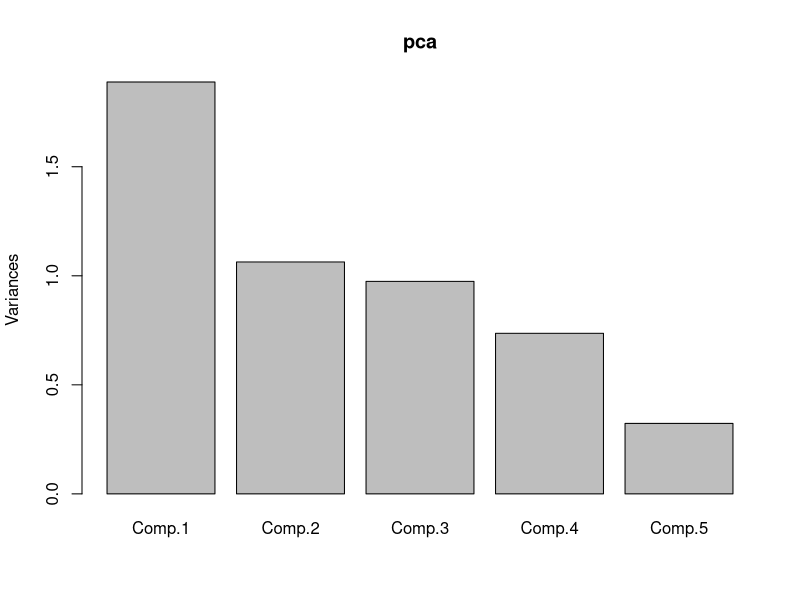
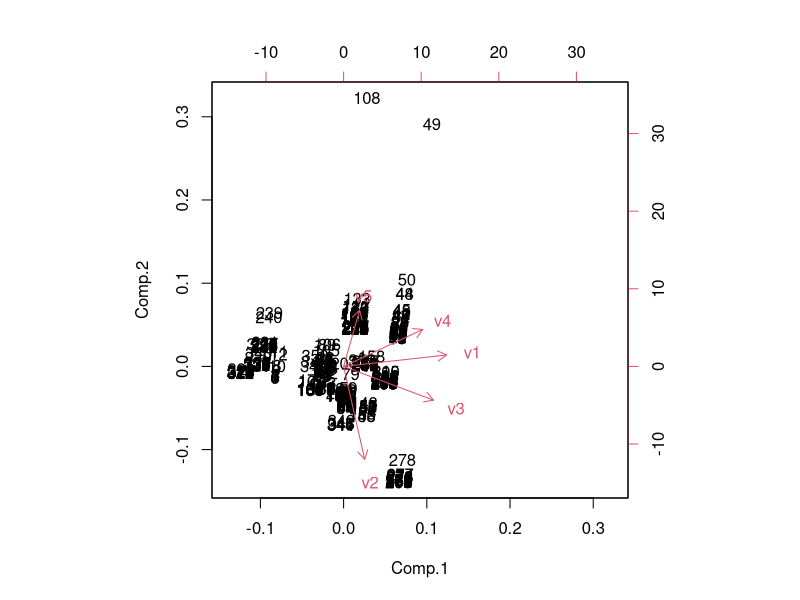

Generate these figures, in order, with R:
setwd('C:\\Users\\USER\\Desktop')
dat<- read.csv('air_v.csv', header=T) 
#original data 分別代入air_v|factory_v|health_v/|traffic_v|計算pca計分
dat #print data
#dat$v5<- as.numeric(dat$v5)
dat<- scale(dat) #standardized data
pca<- princomp(dat, cor=F)
pca #eigenvalue
summary(pca) #summary eigenvalue
pca$loadings #eigenvector
plot(pca)
print(-1*pca$loadings, digits=8, cutoff=0)
-1*pca$scores #principal components scores
options(max.print = 9999)
cor(cbind(-1*pca$scores,dat), method='pearson') #loading
biplot(pca)

